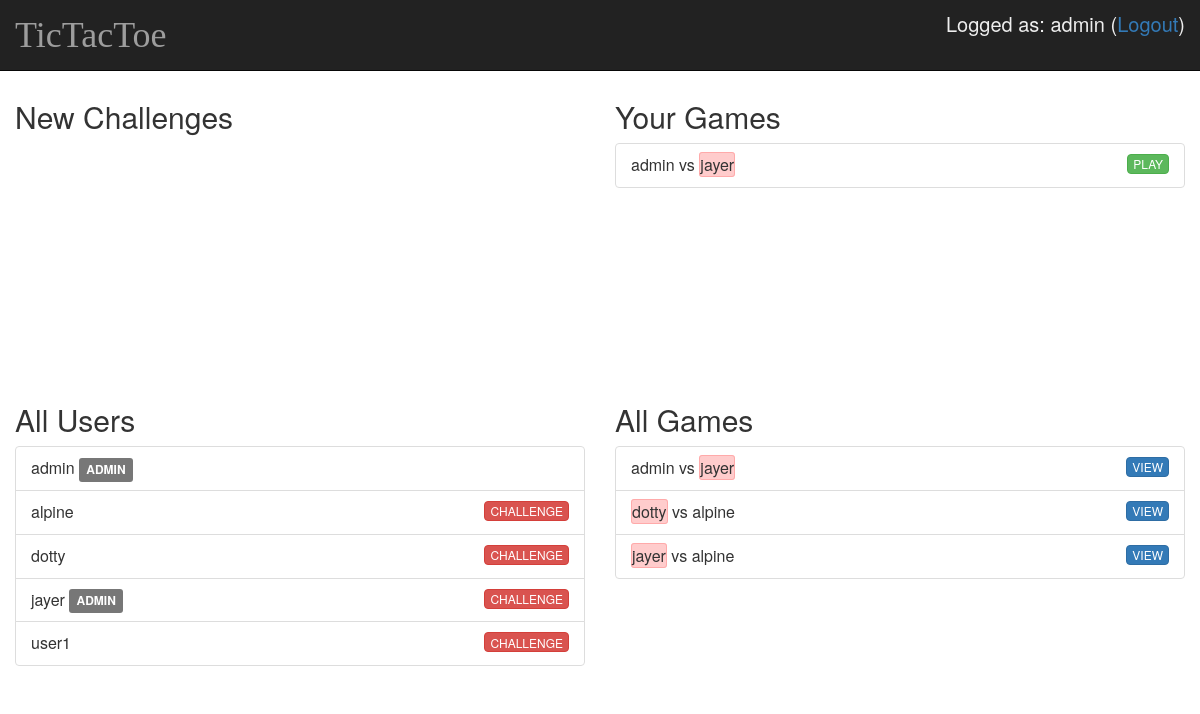
The app's page / (signed in) with its own data.
### tictactoe/models.py (models this page shows, shortened)
class Game(models.Model):
    id = models.AutoField(primary_key=True)
    user1 = models.ForeignKey('auth.User', related_name='+')
    user2 = models.ForeignKey('auth.User', related_name='+')
    user1_turn = models.BooleanField(default=True)
    state = models.CharField(max_length=36, default="____________________________________")
    created_date = models.DateTimeField(default=timezone.now)
    finished_date = models.DateTimeField(blank=True, null=True)
    outcome = models.IntegerField(default=-2)

### tictactoe/views.py (the view)
# urls.py: url(r'^$', views.main_page, name='main_page'),
def main_page(request):
    users = User.objects.all().order_by('username')
    challenges = Game.objects.filter(user2=request.user.pk).filter(outcome=-2).order_by('created_date')
    user_games = Game.objects.filter(Q(user1=request.user.pk) | Q(user2=request.user.pk)).filter(Q(outcome=-2) | Q(outcome=-1)).order_by('created_date')
    games = Game.objects.filter(Q(outcome=-2) | Q(outcome=-1)).order_by('created_date')[:64]
    return render(request, 'tictactoe/main_page.html', {'users': users, 'challenges': challenges, 'user_games': user_games, 'games': games})

### tictactoe/templates/tictactoe/main_page.html (shortened to what this page needs)
{% extends "tictactoe/base.html" %}
{% load staticfiles %}
{% block content %}
    <div>
		{% if user.is_authenticated %}
			<div class="row">
				<div class="list-scroll col-md-6">
					<h2>New Challenges</h2>
					<ul class="list-group" id='challenge_list'>
					</ul>
				</div>
				<div class="list-scroll col-md-6">
					<h2>Your Games</h2>
					<ul class="list-group" id='user_games_list'>
						{% for ug in user_games %}
							<li class="list-group-item">
								{% if ug.user1_turn %}
									<span class='highlight'>{{ug.user1}}</span> vs {{ug.user2}}
								{% else %}
									{{ug.user1}} vs <span class='highlight'>{{ug.user2}}</span>
								{% endif %}
								<button type="button" class="btn btn-success pull-right"
								onclick="window.location='/game/{{ ug.id }}';">PLAY</button>
							</li>
						{% endfor %}
					</ul>
				</div>
			</div>
		{% endif %}
		<div class="row">
			{% if user.is_authenticated %}
				<div class="list-scroll col-md-6">
					<h2>All Users</h2>
					<ul class="list-group" id='user_list'>
						{% for u in users %}
							<li class="list-group-item">
								{{ u.username }}
								{% if u.is_staff %}
									<span class="label label-default">ADMIN</span>
								{% endif %}
								{% if user != u %}
								<button type="button" class="btn btn-danger pull-right"
								onclick="window.location='/new_game/{{ u.pk }}';">CHALLENGE</button>
								{% endif %}
							</li>
						{% endfor %}
					</ul>
				</div>
			{% endif %}
			<div class="list-scroll col-md-6">
				<h2>All Games</h2>
				<ul class="list-group" id='games_list'>
					{% for g in games %}
						<li class="list-group-item">
							{% if g.user1_turn %}
								<span class='highlight'>{{g.user1}}</span> vs {{g.user2}}
							{% else %}
								{{g.user1}} vs <span class='highlight'>{{g.user2}}</span>
							{% endif %}
							<button type="button" class="btn btn-primary pull-right"
							onclick="window.location='/game/{{ g.id }}';">VIEW</button>
						</li>
					{% endfor %}
				</ul>
			</div>
		</div>
{% endblock %}

### tictactoe/templates/tictactoe/base.html (shortened to what this page needs)
{% load staticfiles %}
<html>
    <head>
		<link rel="stylesheet" href="https://maxcdn.bootstrapcdn.com/bootstrap/3.3.7/css/bootstrap.min.css">
		<link rel="stylesheet" href="{% static 'css/style.css' %}">
    </head>
    <body>
		<nav class="navbar navbar-default navbar-fixed-top navbar-inverse">
			<div class="container-fluid">
				<div class="navbar-header">
					<a class="navbar-brand" href="{% url 'main_page' %}">TicTacToe</a>
				</div>
				{% if user.is_authenticated %}
					<span class="label-logged pull-right">Logged as: {{ user.username }} (<a href="{% url 'logout' %}?next=/">Logout</a>)</span>
				{% else %}
					<a class="label-logged pull-right" href="{% url 'login' %}">Login</a>
					<span class="label-logged pull-right">/</span>
					<a class="label-logged pull-right" href="/newuser">Register</a>
				{% endif %}
			</div>
		</nav>
		<div class="page container">
			{% block content %}
			{% endblock %}
    </body>
</html>

### tictactoe/static/css/style.css (style rules this page uses)
.navbar-brand { font-size: 36px; font-family: 'Lobster'; }
.label-logged { font-size: 20px; color: #EEE; }
.navbar-fixed-top { padding: 10px 0px 10px 0px; }
.page { padding: 80px 0px 0px 0px; }
.list-group { overflow: auto; height: 220px; }
.list-group-item { font-size: 16px; }
.highlight { background: #FFCCCC; border: 1px solid #FFAAAA; border-radius: 3px; }
.btn { font-size: 12px; padding: 0px 5px 0px 5px; height: 20px; }

### records on screen
Game: user1 "admin", user2 "jayer"
Game: user1 "dotty", user2 "alpine"
Game: user1 "jayer", user2 "alpine"

### other values on screen
{{ user.username }} "admin"
{{ u.username }} "admin"
{{ u.username }} "alpine"
{{ u.username }} "dotty"
{{ u.username }} "jayer"
{{ u.username }} "user1"
